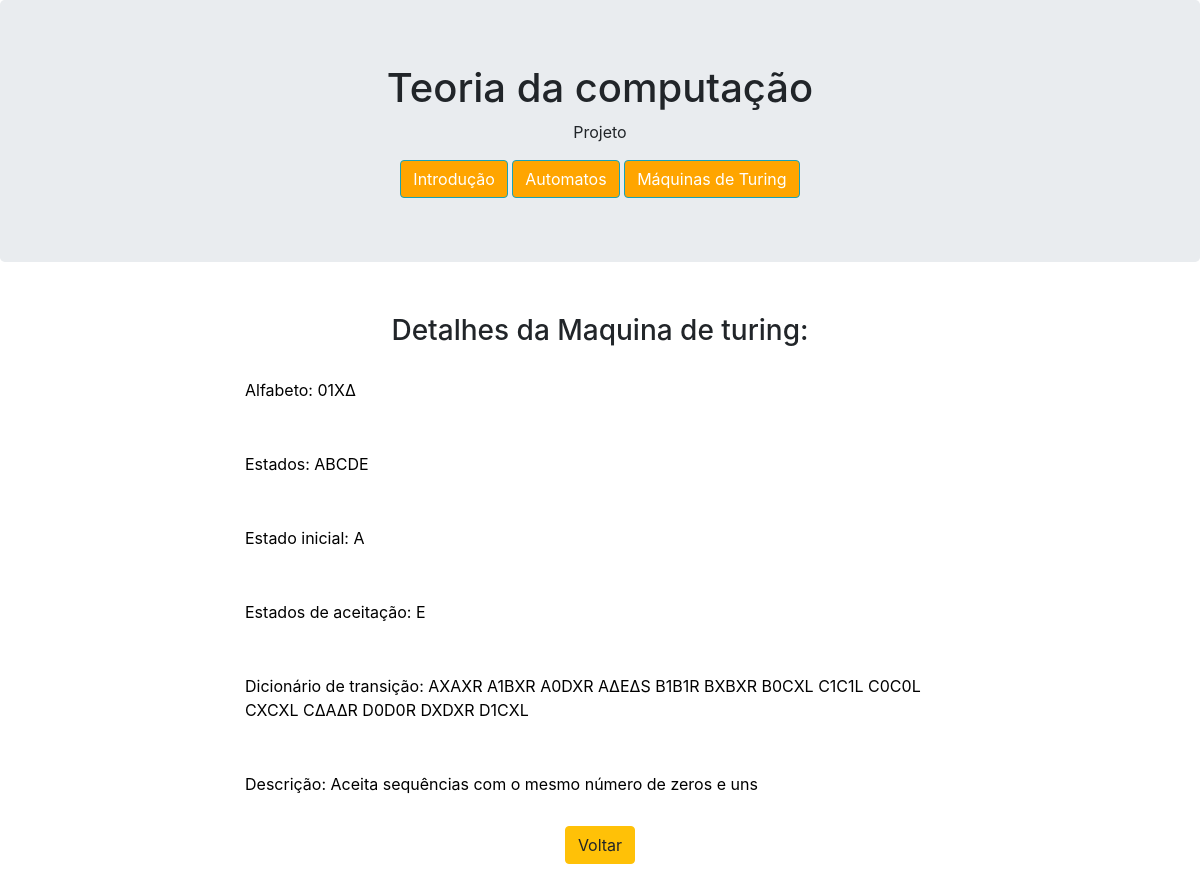
Screenshot of /DetalhesMaquinaTuring/62 with the database file from the repository.
### website/models.py (models this page shows, shortened)
class MaquinaTuring(models.Model):
    Alfabeto = models.CharField(max_length=9999)
    Estados = models.CharField(max_length=9999)
    EstadoInicial = models.CharField(max_length=9999)
    EstadosDeAceitacao = models.CharField(max_length=9999)
    DicionarioTransicao = models.CharField(max_length=9999)
    Descricao = models.CharField(max_length=9999)

### website/views.py (the view)
# urls.py: path('DetalhesMaquinaTuring/<int:maquinaturing_id>', views.DetalhesMaquinaTuring, name='DetalhesMaquinaTuring'),
def DetalhesMaquinaTuring(request, maquinaturing_id):
	context = {"maquinaturing_id": maquinaturing_id, "maquinaturing":MaquinaTuring.objects.get(pk=maquinaturing_id)}
	return render(request, 'website/DetalhesMaquinaTuring.html', context)

### website/templates/website/DetalhesMaquinaTuring.html
{% extends 'website/layout.html' %}
{% block main %}
    <h3>Detalhes da Maquina de turing:</h3>
    <p>Alfabeto:  {{ maquinaturing.Alfabeto }}</p>
    <p>Estados:  {{ maquinaturing.Estados }}</p>
    <p>Estado inicial:  {{ maquinaturing.EstadoInicial }}</p>
    <p>Estados de aceitação:  {{ maquinaturing.EstadosDeAceitacao }}</p>
    <p>Dicionário de transição:  {{ maquinaturing.DicionarioTransicao }}</p>
    <p>Descrição:  {{ maquinaturing.Descricao }}</p>
    <a href="{% url 'website:MostraMaquinasTuring' %}" role="button" class="btn btn-warning">Voltar</a>
    {% load static %}
{% endblock %}

### website/static/website/css/base.css (style rules this page uses)
body { background-color: white; }
main p { text-align: left; padding: 20px; margin: 10px; background-color: white; color:black; border-radius: 3px; }

### rows the page displays
MaquinaTuring: Alfabeto "01XΔ", Estados "ABCDE", EstadoInicial "A", EstadosDeAceitacao "E", DicionarioTransicao "AXAXR A1BXR A0DXR AΔEΔS B1B1R BXBXR B0CXL C1C1L C0C0L CXCXL CΔAΔR D0D0R DXDXR D1CXL", Descricao "Aceita sequências com o mesmo número de zeros e uns"
